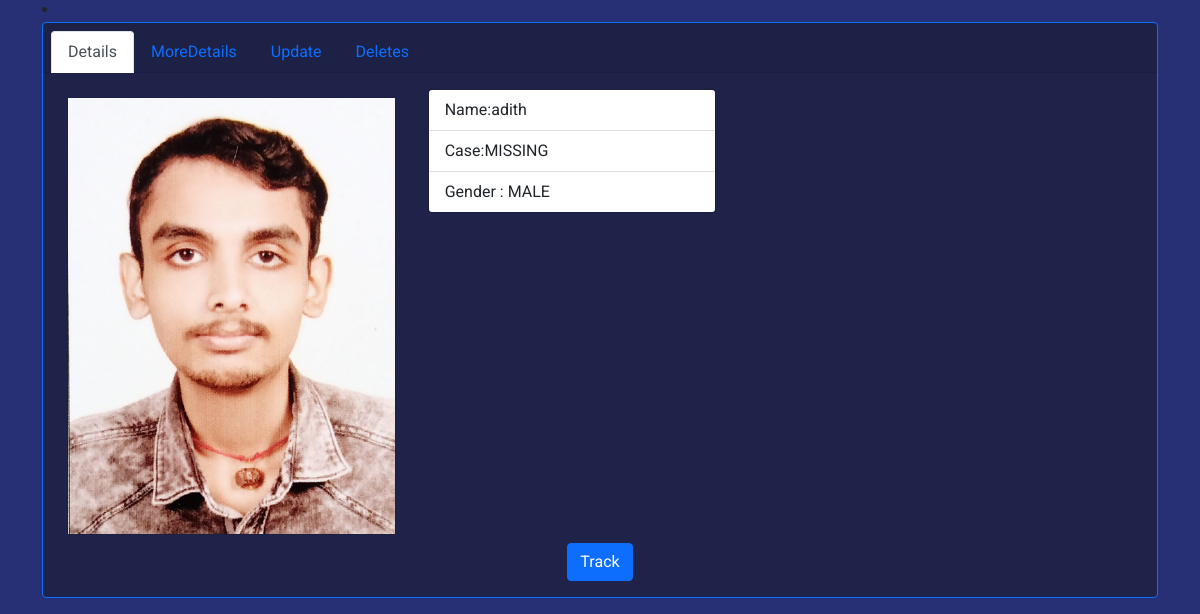
The app's page /index/ (lower part), older data.
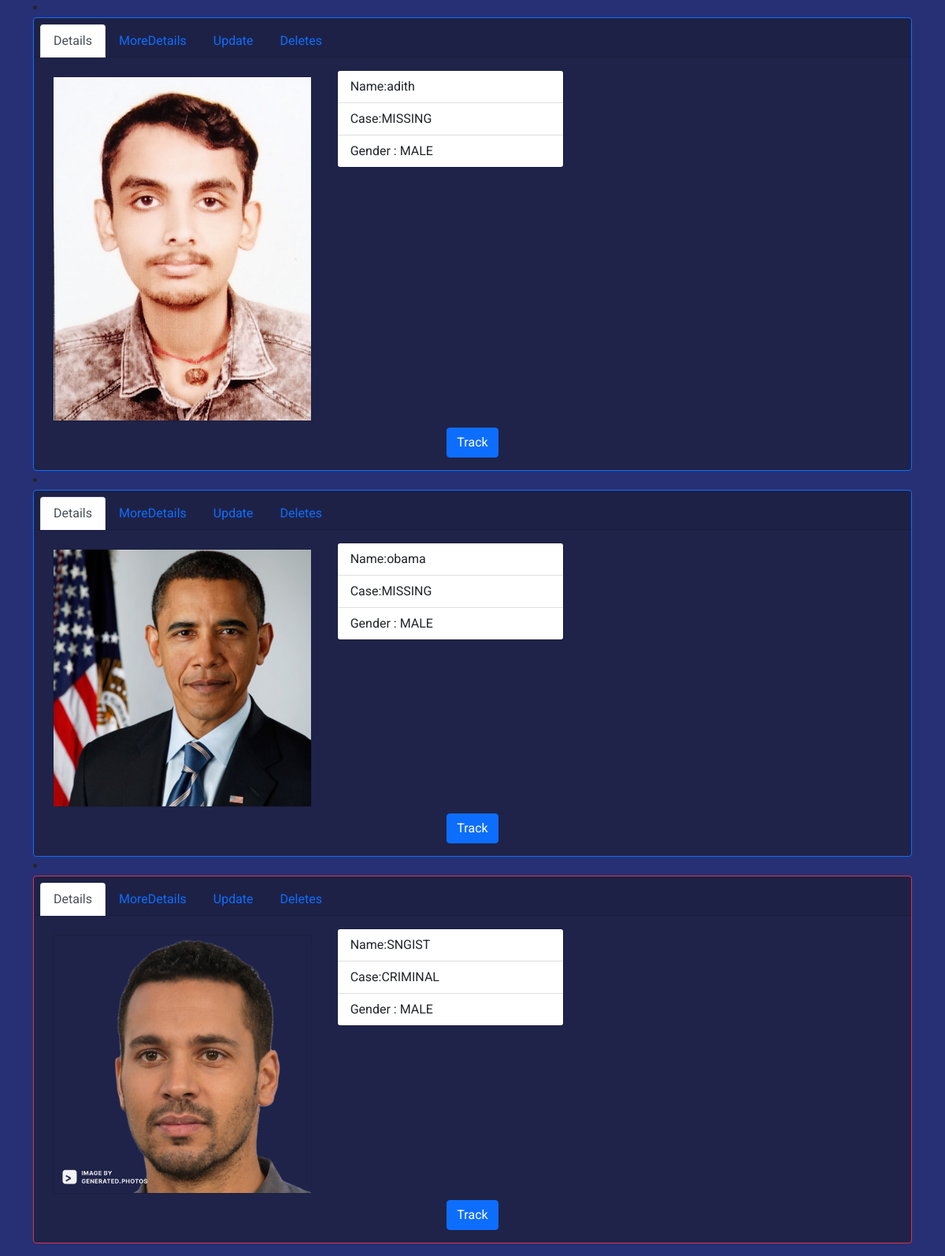
The same page, newer data.
### faceuploader/models.py (models this page shows)
class Face_image(models.Model):
    FCHOICES = (
        ('MISSING', 'Missing'),
        ('CRIMINAL', 'Criminal'),
    )
    photo = models.ImageField(upload_to="train_image")
    name = models.CharField(max_length=30)
    created = models.DateTimeField(auto_now_add=True, null=True)
    updated = models.DateTimeField(auto_now=True)
    dob = models.DateField()
    GCHOICES = (
        ('FEMALE', 'Female'),
        ('MALE', 'Male'),
    )
    gender = models.CharField(choices=GCHOICES, max_length=20, default='none')
    case = models.CharField(choices=FCHOICES, max_length=20, default='Missing')
    address = models.CharField(max_length=200, default='')
    missing_date = models.DateTimeField(default=now, blank=True)
    incident_location = models.CharField(max_length=200, default='')
    description = models.TextField(max_length=200, default='no data')
    def __str__(self):
        return f"{self.name}-{self.id}"

### faceuploader/views.py (the view)
# urls.py: path('index/', views.face_uploader_index, name='index'),
def face_uploader_index(request):
    print("#########showing rquest##########")
    face_images = Face_image.objects.all()
    print(request.GET)
    myFilter = OrderFilter(request.GET, queryset=face_images)
    print("###################")
    print(myFilter)
    face_images = myFilter.qs
    print("###################")
    print(face_images)
    return render(request, 'faceuploader/main.html',   {
        'face_images': face_images,
        'myFilter': myFilter,
    }
    )

### faceuploader/templates/faceuploader/main.html (shortened to what this page needs)
{% extends "base.html" %}
{% load crispy_forms_tags %}
{% block content %}
{% for prs in face_images %}
<li>
  <div class="card text-center {% if prs.case == 'CRIMINAL' %}border-danger{% else %} border-primary{% endif%} ">
    <div class="card-header">
      <ul class="nav nav-tabs card-header-tabs">
        <li class="nav-item">
          <a class="nav-link active" href="#">Details</a>
        </li>
        <li class="nav-item">
          <a class="nav-link " href="{% url 'faceuploader:detail_face_uploader' pk=prs.id %}">MoreDetails</a>
        </li>
        <li class="nav-item">
          <a class="nav-link" href="{% url 'faceuploader:update_face_uploader' pk=prs.id %}">Update</a>
        </li>
        <li class="nav-item ">
          <a class="nav-link " href="{% url 'faceuploader:delete_face_uploader' pk=prs.id %}">Deletes</a>
        </li>
      </ul>
    </div>
    <div class="card-body " >
      <div class="row">
      <div class="col-sm-4">
        <div class="card m-2" >
          <img class="card-img-left" src="{{prs.photo.url}}"alt="Card image cap">
        </div>
      </div>
      <div class="col-sm-2">
      <div class="card" style="width: 18rem;">
        <ul class="list-group list-group-flush d-flex">
          <li class="list-group-item d-flex">Name:{{prs.name}}</li>
          <li class="list-group-item d-flex">Case:{{prs.case}}</li>
          <li class="list-group-item d-flex">Gender : {{prs.gender}}</li>
        </ul>
      </div>
    </div>
  </div>
   <a href="{% url 'faceuploader:track' pk=prs.id %}" class="btn btn-primary">Track</a>
    </div>
  </div>
  </li>
{% endfor %}
{% endblock content %}

### templates/base.html (shortened to what this page needs)
{% load static %}
<!doctype html>
<html lang="en">
  <head>
    <link href="https://cdn.jsdelivr.net/npm/bootstrap@5.0.0-beta2/dist/css/bootstrap.min.css" rel="stylesheet">
    <link rel="stylesheet" href="{% static 'style.css' %}">
  </head>
  <body>
    <div class="container mt-3 mb-3">
        {% block content %}
        {% endblock content %}
    </div>
  </body>
</html>

### templates/navbar.html (shortened to what this page needs)
{% load static %}
{% url 'faceuploader:monitor' as path_to_monitor %}
{% url 'faceuploader:create_face_uploader' as path_to_uploader %}
{% url 'faceuploader:index' as path_to_face_upload_index %}
{% url 'logout' as path_to_logout %}

### static/style.css (style rules this page uses)
body { font-family: "Roboto", sans-serif; background: #273074; }
* { margin: 0; padding: 0; }
* { border: 0; outline: 0; }
.card { background: #1f2349; }

Row changes from the older to the newer data that the page shows:
added Face_image: photo (picture), name "obama", case "MISSING", gender "MALE"
added Face_image: photo (picture), name "SNGIST", case "CRIMINAL", gender "MALE"
